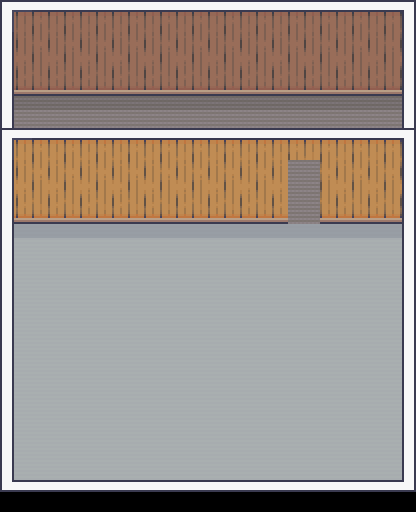

Tiled map render using the project's own tile images. Description and the map definition, with tile-layer contents summarised, below:
An orthogonal 13x16 tile map with 32x32 px tiles, 4 tile layers (Ground, Wall, Wall-Outline-1, Wall-Outline-2), 10 tilesets and 62 objects (Box-2, Box-1, Paper-2, Paper-1, door, ...).

<map version="1.10" tiledversion="1.11.0" orientation="orthogonal" renderorder="right-down" width="13" height="16" tilewidth="32" tileheight="32" infinite="0" nextlayerid="21" nextobjectid="449">
 <tileset firstgid="1" source="../Tilesets/RoomBuilder-32x.tsx" />
 <tileset firstgid="392" source="../Tilesets/Small-Object-Tiles.tsx" />
 <tileset firstgid="456" source="../Tilesets/32x32/32x32.tsx" />
 <tileset firstgid="476" source="../Tilesets/32x64/32x64.tsx" />
 <tileset firstgid="494" source="../Tilesets/64x32/64x32.tsx" />
 <tileset firstgid="497" source="../Tilesets/64x64/64x64.tsx" />
 <tileset firstgid="505" source="../Tilesets/64x96/64x96.tsx" />
 <tileset firstgid="521" source="../Tilesets/96x64/96x64.tsx" />
 <tileset firstgid="525" source="../Tilesets/96x96/96x96.tsx" />
 <tileset firstgid="527" source="../Tilesets/160x64/160x64.tsx" />
 <layer id="2" name="Ground" width="13" height="16">
  <data>[208 cells, 119 non-empty, 7 distinct tile ids]</data>
 </layer>
 <objectgroup id="17" name="Doors-1">
  <object id="403" gid="484" x="288" y="220" width="32" height="64" />
 </objectgroup>
 <layer id="3" name="Wall" width="13" height="16">
  <data>[208 cells, 76 non-empty, 18 distinct tile ids]</data>
 </layer>
 <group id="10" name="Objects">
  <objectgroup id="18" name="Objects-1">
   <object id="404" gid="525" x="32" y="480" width="96" height="96" />
   <object id="406" gid="515" x="32" y="384" width="64" height="96" />
   <object id="407" gid="515" x="64" y="384" width="64" height="96" />
   <object id="408" gid="515" x="96" y="384" width="64" height="96" />
   <object id="409" gid="515" x="128" y="384" width="64" height="96" />
   <object id="410" gid="515" x="160" y="384" width="64" height="96" />
   <object id="414" gid="515" x="160" y="320" width="64" height="96" />
   <object id="415" gid="515" x="128" y="320" width="64" height="96" />
   <object id="416" gid="515" x="96" y="320" width="64" height="96" />
   <object id="417" gid="515" x="64" y="320" width="64" height="96" />
   <object id="418" gid="515" x="32" y="320" width="64" height="96" />
   <object id="420" gid="517" x="64" y="256" width="64" height="96" />
   <object id="421" gid="516" x="145" y="256" width="64" height="96" />
   <object id="422" gid="516" x="205" y="256" width="64" height="96" />
   <object id="423" gid="517" x="352" y="256" width="64" height="96" />
   <object id="424" gid="527" x="256" y="288" width="160" height="64" />
   <object id="425" gid="515" x="0" y="128" width="64" height="96" />
   <object id="426" gid="515" x="32" y="128" width="64" height="96" />
   <object id="427" gid="515" x="64" y="128" width="64" height="96" />
   <object id="428" gid="515" x="96" y="128" width="64" height="96" />
   <object id="429" gid="515" x="128" y="128" width="64" height="96" />
   <object id="430" gid="515" x="160" y="128" width="64" height="96" />
   <object id="431" gid="515" x="192" y="128" width="64" height="96" />
   <object id="432" gid="515" x="224" y="128" width="64" height="96" />
   <object id="433" gid="499" x="256" y="480" width="64" height="64" />
   <object id="434" gid="415" x="379.413" y="106.426" width="27" height="27" />
   <object id="435" gid="415" x="354.163" y="106.301" width="27" height="27" />
   <object id="436" gid="415" x="328.413" y="106.301" width="27" height="27" />
   <object id="437" gid="415" x="302.663" y="106.426" width="27" height="27" />
   <object id="438" gid="415" x="381.246" y="127.426" width="27" height="27" />
   <object id="439" gid="459" x="114.5" y="449.091" width="32" height="32" />
   <object id="441" gid="458" x="128" y="446.727" width="32" height="32" />
   <object id="446" gid="518" x="32" y="448" width="64" height="96" />
   <object id="448" gid="517" x="32" y="256" width="64" height="96" />
  </objectgroup>
  <objectgroup id="19" name="Objects-2">
   <object id="440" gid="459" x="116.545" y="455.273" width="32" height="32" />
   <object id="442" name="Box-2" gid="415" x="371" y="91.0002" width="27" height="27" />
   <object id="443" name="Box-1" gid="414" x="343" y="91.7502" width="24" height="24" />
   <object id="444" name="Paper-2" gid="402" x="304" y="91.5002" width="16" height="16" />
   <object id="445" name="Paper-1" gid="402" x="382.5" y="112.5" width="16" height="16" />
  </objectgroup>
 </group>
 <group id="9" name="Wall-Outlines">
  <layer id="4" name="Wall-Outline-1" width="13" height="16">
   <data>[208 cells, 46 non-empty, 7 distinct tile ids]</data>
  </layer>
  <layer id="5" name="Wall-Outline-2" width="13" height="16">
   <data>[208 cells, 19 non-empty, 5 distinct tile ids]</data>
  </layer>
 </group>
 <group id="15" name="Collisions_Hitboxes" visible="0">
  <objectgroup id="11" name="Wall-Hitboxes" visible="0">
   <object id="358" x="2" y="179" width="286.5" height="44.5" />
   <object id="359" x="320.5" y="179" width="92.5" height="44.5" />
   <object id="360" x="2" y="1.33333" width="411.333" height="92" />
   <object id="361" x="-2.75" y="-1.25" width="19.5" height="493.5" />
   <object id="363" x="-4" y="479.667" width="421.333" height="14.8333" />
   <object id="364" x="398" y="-3.33333" width="22" height="502.667" />
  </objectgroup>
  <objectgroup id="12" name="Object-Hitboxes" visible="0">
   <object id="365" x="13.5" y="208" width="114.742" height="27.25" />
   <object id="366" x="147.333" y="207.667" width="117.667" height="27.6667" />
   <object id="367" x="46.6667" y="274.333" width="162.243" height="26.3333" />
   <object id="369" x="47.1513" y="336.333" width="161.637" height="28.3333" />
   <object id="370" x="352" y="210" width="50.6667" height="24.3333" />
   <object id="371" x="255.667" y="250.417" width="146.667" height="36.9167" />
   <object id="372" x="32" y="386" width="89" height="32.75" />
   <object id="373" x="96" y="415.75" width="25.5" height="64" />
   <object id="374" x="120.5" y="419.841" width="18.1591" height="31.9091" />
   <object id="375" x="135.25" y="434.636" width="16.25" height="12.6136" />
   <object id="376" x="14.6665" y="83.3333" width="261.417" height="26.3333" />
   <object id="377" x="305" y="88" width="99.25" height="21.5" />
   <object id="378" x="384" y="105" width="20.25" height="23.25" />
  </objectgroup>
  <objectgroup id="13" name="Door-Hitbox" visible="0">
   <object id="379" name="door" x="256.364" y="444.432" width="63.4545" height="35.9318" />
  </objectgroup>
  <objectgroup id="14" name="Get-Inside-Hitbox" visible="0">
   <object id="385" x="287.625" y="179" width="34.125" height="44.25" />
  </objectgroup>
 </group>
 <objectgroup id="20" name="Marker" visible="0">
  <object id="447" name="start" x="286.5" y="413.5">
   <point />
  </object>
 </objectgroup>
</map>
